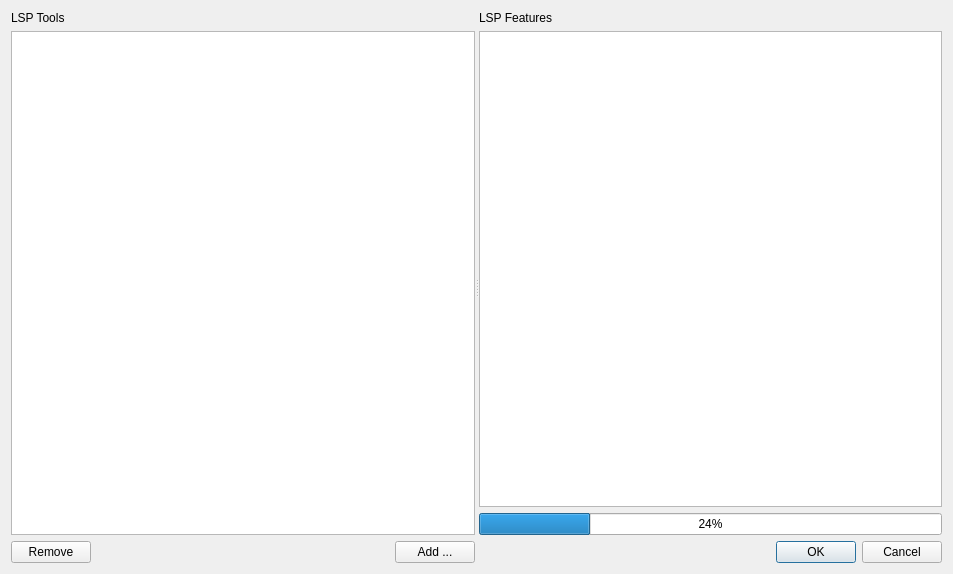
<?xml version="1.0" encoding="UTF-8"?>
<ui version="4.0">
 <class>LSP_feature_setup_widget</class>
 <widget class="QWidget" name="LSP_feature_setup_widget">
  <property name="geometry">
   <rect>
    <x>0</x>
    <y>0</y>
    <width>953</width>
    <height>574</height>
   </rect>
  </property>
  <property name="windowTitle">
   <string>LSP Tools Setup</string>
  </property>
  <layout class="QHBoxLayout" name="horizontalLayout_2">
   <item>
    <widget class="QSplitter" name="splitter">
     <property name="orientation">
      <enum>Qt::Horizontal</enum>
     </property>
     <widget class="QWidget" name="layoutWidget">
      <layout class="QVBoxLayout" name="verticalLayout">
       <item>
        <widget class="QLabel" name="label">
         <property name="text">
          <string>LSP Tools</string>
         </property>
        </widget>
       </item>
       <item>
        <widget class="QListWidget" name="lsp_tools_listWidget"/>
       </item>
       <item>
        <layout class="QHBoxLayout" name="horizontalLayout">
         <item>
          <widget class="QPushButton" name="pushButton_2">
           <property name="text">
            <string>Remove</string>
           </property>
          </widget>
         </item>
         <item>
          <spacer name="horizontalSpacer">
           <property name="orientation">
            <enum>Qt::Horizontal</enum>
           </property>
           <property name="sizeHint" stdset="0">
            <size>
             <width>40</width>
             <height>20</height>
            </size>
           </property>
          </spacer>
         </item>
         <item>
          <widget class="QPushButton" name="pushButton">
           <property name="text">
            <string>Add ...</string>
           </property>
          </widget>
         </item>
        </layout>
       </item>
      </layout>
     </widget>
     <widget class="QWidget" name="layoutWidget2">
      <layout class="QVBoxLayout" name="verticalLayout_2">
       <item>
        <widget class="QLabel" name="label_2">
         <property name="text">
          <string>LSP Features</string>
         </property>
        </widget>
       </item>
       <item>
        <widget class="QTableWidget" name="lsp_features_tableWidget">
         <property name="selectionMode">
          <enum>QAbstractItemView::NoSelection</enum>
         </property>
         <attribute name="horizontalHeaderStretchLastSection">
          <bool>true</bool>
         </attribute>
        </widget>
       </item>
       <item>
        <widget class="QProgressBar" name="progressBar">
         <property name="value">
          <number>24</number>
         </property>
        </widget>
       </item>
       <item>
        <widget class="QDialogButtonBox" name="buttonBox">
         <property name="standardButtons">
          <set>QDialogButtonBox::Cancel|QDialogButtonBox::Ok</set>
         </property>
        </widget>
       </item>
      </layout>
     </widget>
    </widget>
   </item>
  </layout>
 </widget>
 <resources/>
 <connections/>
</ui>
